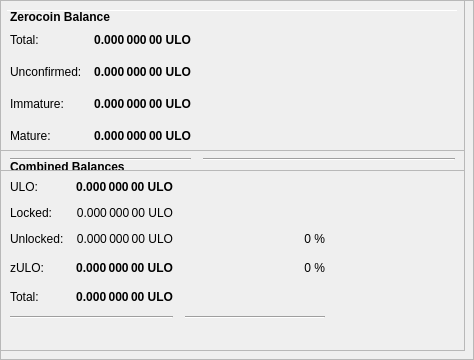
        <widget class="QFrame" name="frameObfuscation">
         <property name="minimumSize">
          <size>
           <width>0</width>
           <height>350</height>
          </size>
         </property>
         <property name="layoutDirection">
          <enum>Qt::LeftToRight</enum>
         </property>
         <property name="frameShape">
          <enum>QFrame::StyledPanel</enum>
         </property>
         <property name="frameShadow">
          <enum>QFrame::Raised</enum>
         </property>
         <widget class="QPushButton" name="runAutoDenom">
          <property name="geometry">
           <rect>
            <x>251</x>
            <y>17</y>
            <width>1</width>
            <height>1</height>
           </rect>
          </property>
          <property name="palette">
           <palette>
            <active>
             <colorrole role="WindowText">
              <brush brushstyle="SolidPattern">
               <color alpha="255">
                <red>0</red>
                <green>0</green>
                <blue>0</blue>
               </color>
              </brush>
             </colorrole>
             <colorrole role="Button">
              <brush brushstyle="SolidPattern">
               <color alpha="255">
                <red>239</red>
                <green>238</green>
                <blue>238</blue>
               </color>
              </brush>
             </colorrole>
             <colorrole role="Light">
              <brush brushstyle="SolidPattern">
               <color alpha="255">
                <red>255</red>
                <green>255</green>
                <blue>255</blue>
               </color>
              </brush>
             </colorrole>
             <colorrole role="Midlight">
              <brush brushstyle="SolidPattern">
               <color alpha="255">
                <red>247</red>
                <green>246</green>
                <blue>246</blue>
               </color>
              </brush>
             </colorrole>
             <colorrole role="Dark">
              <brush brushstyle="SolidPattern">
               <color alpha="255">
                <red>119</red>
                <green>119</green>
                <blue>119</blue>
               </color>
              </brush>
             </colorrole>
             <colorrole role="Mid">
              <brush brushstyle="SolidPattern">
               <color alpha="255">
                <red>159</red>
                <green>159</green>
                <blue>159</blue>
               </color>
              </brush>
             </colorrole>
             <colorrole role="Text">
              <brush brushstyle="SolidPattern">
               <color alpha="255">
                <red>0</red>
                <green>0</green>
                <blue>0</blue>
               </color>
              </brush>
             </colorrole>
             <colorrole role="BrightText">
              <brush brushstyle="SolidPattern">
               <color alpha="255">
                <red>255</red>
                <green>255</green>
                <blue>255</blue>
               </color>
              </brush>
             </colorrole>
             <colorrole role="ButtonText">
              <brush brushstyle="SolidPattern">
               <color alpha="255">
                <red>0</red>
                <green>0</green>
                <blue>0</blue>
               </color>
              </brush>
             </colorrole>
             <colorrole role="Base">
              <brush brushstyle="SolidPattern">
               <color alpha="255">
                <red>255</red>
                <green>255</green>
                <blue>255</blue>
               </color>
              </brush>
             </colorrole>
             <colorrole role="Window">
              <brush brushstyle="SolidPattern">
               <color alpha="255">
                <red>239</red>
                <green>238</green>
                <blue>238</blue>
               </color>
              </brush>
             </colorrole>
             <colorrole role="Shadow">
              <brush brushstyle="SolidPattern">
               <color alpha="255">
                <red>0</red>
                <green>0</green>
                <blue>0</blue>
               </color>
              </brush>
             </colorrole>
             <colorrole role="AlternateBase">
              <brush brushstyle="SolidPattern">
               <color alpha="255">
                <red>247</red>
                <green>246</green>
                <blue>246</blue>
               </color>
              </brush>
             </colorrole>
             <colorrole role="ToolTipBase">
              <brush brushstyle="SolidPattern">
               <color alpha="255">
                <red>255</red>
                <green>255</green>
                <blue>220</blue>
               </color>
              </brush>
             </colorrole>
             <colorrole role="ToolTipText">
              <brush brushstyle="SolidPattern">
               <color alpha="255">
                <red>0</red>
                <green>0</green>
                <blue>0</blue>
               </color>
              </brush>
             </colorrole>
            </active>
            <inactive>
             <colorrole role="WindowText">
              <brush brushstyle="SolidPattern">
               <color alpha="255">
                <red>0</red>
                <green>0</green>
                <blue>0</blue>
               </color>
              </brush>
             </colorrole>
             <colorrole role="Button">
              <brush brushstyle="SolidPattern">
               <color alpha="255">
                <red>239</red>
                <green>238</green>
                <blue>238</blue>
               </color>
              </brush>
             </colorrole>
             <colorrole role="Light">
              <brush brushstyle="SolidPattern">
               <color alpha="255">
                <red>255</red>
                <green>255</green>
                <blue>255</blue>
               </color>
              </brush>
             </colorrole>
             <colorrole role="Midlight">
              <brush brushstyle="SolidPattern">
               <color alpha="255">
                <red>247</red>
                <green>246</green>
                <blue>246</blue>
               </color>
              </brush>
             </colorrole>
             <colorrole role="Dark">
              <brush brushstyle="SolidPattern">
               <color alpha="255">
                <red>119</red>
                <green>119</green>
                <blue>119</blue>
               </color>
              </brush>
             </colorrole>
             <colorrole role="Mid">
              <brush brushstyle="SolidPattern">
               <color alpha="255">
                <red>159</red>
                <green>159</green>
                <blue>159</blue>
               </color>
              </brush>
             </colorrole>
             <colorrole role="Text">
              <brush brushstyle="SolidPattern">
               <color alpha="255">
                <red>0</red>
                <green>0</green>
                <blue>0</blue>
               </color>
              </brush>
             </colorrole>
             <colorrole role="BrightText">
              <brush brushstyle="SolidPattern">
               <color alpha="255">
                <red>255</red>
                <green>255</green>
                <blue>255</blue>
               </color>
              </brush>
             </colorrole>
             <colorrole role="ButtonText">
              <brush brushstyle="SolidPattern">
               <color alpha="255">
                <red>0</red>
                <green>0</green>
                <blue>0</blue>
               </color>
              </brush>
             </colorrole>
             <colorrole role="Base">
              <brush brushstyle="SolidPattern">
               <color alpha="255">
                <red>255</red>
                <green>255</green>
                <blue>255</blue>
               </color>
              </brush>
             </colorrole>
             <colorrole role="Window">
              <brush brushstyle="SolidPattern">
               <color alpha="255">
                <red>239</red>
                <green>238</green>
                <blue>238</blue>
               </color>
              </brush>
             </colorrole>
             <colorrole role="Shadow">
              <brush brushstyle="SolidPattern">
               <color alpha="255">
                <red>0</red>
                <green>0</green>
                <blue>0</blue>
               </color>
              </brush>
             </colorrole>
             <colorrole role="AlternateBase">
              <brush brushstyle="SolidPattern">
               <color alpha="255">
                <red>247</red>
                <green>246</green>
                <blue>246</blue>
               </color>
              </brush>
             </colorrole>
             <colorrole role="ToolTipBase">
              <brush brushstyle="SolidPattern">
               <color alpha="255">
                <red>255</red>
                <green>255</green>
                <blue>220</blue>
               </color>
              </brush>
             </colorrole>
             <colorrole role="ToolTipText">
              <brush brushstyle="SolidPattern">
               <color alpha="255">
                <red>0</red>
                <green>0</green>
                <blue>0</blue>
               </color>
              </brush>
             </colorrole>
            </inactive>
            <disabled>
             <colorrole role="WindowText">
              <brush brushstyle="SolidPattern">
               <color alpha="255">
                <red>119</red>
                <green>119</green>
                <blue>119</blue>
               </color>
              </brush>
             </colorrole>
             <colorrole role="Button">
              <brush brushstyle="SolidPattern">
               <color alpha="255">
                <red>239</red>
                <green>238</green>
                <blue>238</blue>
               </color>
              </brush>
             </colorrole>
             <colorrole role="Light">
              <brush brushstyle="SolidPattern">
               <color alpha="255">
                <red>255</red>
                <green>255</green>
                <blue>255</blue>
               </color>
              </brush>
             </colorrole>
             <colorrole role="Midlight">
              <brush brushstyle="SolidPattern">
               <color alpha="255">
                <red>247</red>
                <green>246</green>
                <blue>246</blue>
               </color>
              </brush>
             </colorrole>
             <colorrole role="Dark">
              <brush brushstyle="SolidPattern">
               <color alpha="255">
                <red>119</red>
                <green>119</green>
                <blue>119</blue>
               </color>
              </brush>
             </colorrole>
             <colorrole role="Mid">
              <brush brushstyle="SolidPattern">
               <color alpha="255">
                <red>159</red>
                <green>159</green>
                <blue>159</blue>
               </color>
              </brush>
             </colorrole>
             <colorrole role="Text">
              <brush brushstyle="SolidPattern">
               <color alpha="255">
                <red>119</red>
                <green>119</green>
                <blue>119</blue>
               </color>
              </brush>
             </colorrole>
             <colorrole role="BrightText">
              <brush brushstyle="SolidPattern">
               <color alpha="255">
                <red>255</red>
                <green>255</green>
                <blue>255</blue>
               </color>
              </brush>
             </colorrole>
             <colorrole role="ButtonText">
              <brush brushstyle="SolidPattern">
               <color alpha="255">
                <red>119</red>
                <green>119</green>
                <blue>119</blue>
               </color>
              </brush>
             </colorrole>
             <colorrole role="Base">
              <brush brushstyle="SolidPattern">
               <color alpha="255">
                <red>239</red>
                <green>238</green>
                <blue>238</blue>
               </color>
              </brush>
             </colorrole>
             <colorrole role="Window">
              <brush brushstyle="SolidPattern">
               <color alpha="255">
                <red>239</red>
                <green>238</green>
                <blue>238</blue>
               </color>
              </brush>
             </colorrole>
             <colorrole role="Shadow">
              <brush brushstyle="SolidPattern">
               <color alpha="255">
                <red>0</red>
                <green>0</green>
                <blue>0</blue>
               </color>
              </brush>
             </colorrole>
             <colorrole role="AlternateBase">
              <brush brushstyle="SolidPattern">
               <color alpha="255">
                <red>239</red>
                <green>238</green>
                <blue>238</blue>
               </color>
              </brush>
             </colorrole>
             <colorrole role="ToolTipBase">
              <brush brushstyle="SolidPattern">
               <color alpha="255">
                <red>255</red>
                <green>255</green>
                <blue>220</blue>
               </color>
              </brush>
             </colorrole>
             <colorrole role="ToolTipText">
              <brush brushstyle="SolidPattern">
               <color alpha="255">
                <red>0</red>
                <green>0</green>
                <blue>0</blue>
               </color>
              </brush>
             </colorrole>
            </disabled>
           </palette>
          </property>
          <property name="focusPolicy">
           <enum>Qt::NoFocus</enum>
          </property>
          <property name="autoFillBackground">
           <bool>true</bool>
          </property>
          <property name="text">
           <string/>
          </property>
          <property name="flat">
           <bool>true</bool>
          </property>
         </widget>
         <widget class="Line" name="line">
          <property name="geometry">
           <rect>
            <x>7</x>
            <y>10</y>
            <width>451</width>
            <height>1</height>
           </rect>
          </property>
          <property name="orientation">
           <enum>Qt::Horizontal</enum>
          </property>
         </widget>
         <widget class="QFrame" name="frame_3">
          <property name="geometry">
           <rect>
            <x>0</x>
            <y>150</y>
            <width>465</width>
            <height>201</height>
           </rect>
          </property>
          <property name="frameShape">
           <enum>QFrame::StyledPanel</enum>
          </property>
          <property name="frameShadow">
           <enum>QFrame::Raised</enum>
          </property>
          <layout class="QVBoxLayout" name="verticalLayout_5">
           <item>
            <layout class="QHBoxLayout" name="horizontalLayout_5" stretch="0">
             <item>
              <widget class="QLabel" name="label_5z">
               <property name="maximumSize">
                <size>
                 <width>16777215</width>
                 <height>20</height>
                </size>
               </property>
               <property name="font">
                <font>
                 <weight>75</weight>
                 <bold>true</bold>
                </font>
               </property>
               <property name="toolTip">
                <string>Combined Balances (including unconfirmed and immature coins)</string>
               </property>
               <property name="text">
                <string>&lt;html&gt;&lt;head/&gt;&lt;body&gt;&lt;p&gt;Combined Balances&lt;/p&gt;&lt;/body&gt;&lt;/html&gt;</string>
               </property>
              </widget>
             </item>
            </layout>
           </item>
           <item>
            <layout class="QGridLayout" name="gridLayout_3">
             <property name="spacing">
              <number>12</number>
             </property>
             <item row="7" column="0" colspan="2">
              <widget class="Line" name="lineSpendableBalance_3">
               <property name="orientation">
                <enum>Qt::Horizontal</enum>
               </property>
              </widget>
             </item>
             <item row="7" column="2">
              <widget class="Line" name="lineWatchBalance_3">
               <property name="sizePolicy">
                <sizepolicy hsizetype="Preferred" vsizetype="Fixed">
                 <horstretch>0</horstretch>
                 <verstretch>0</verstretch>
                </sizepolicy>
               </property>
               <property name="minimumSize">
                <size>
                 <width>140</width>
                 <height>0</height>
                </size>
               </property>
               <property name="orientation">
                <enum>Qt::Horizontal</enum>
               </property>
              </widget>
             </item>
             <item row="4" column="1">
              <widget class="QLabel" name="labelzBalancez">
               <property name="font">
                <font>
                 <weight>75</weight>
                 <bold>true</bold>
                </font>
               </property>
               <property name="cursor">
                <cursorShape>IBeamCursor</cursorShape>
               </property>
               <property name="toolTip">
                <string>Total of transactions that have yet to be confirmed, and do not yet count toward the spendable balance</string>
               </property>
               <property name="text">
                <string notr="true">0.000 000 00 ULO</string>
               </property>
               <property name="alignment">
                <set>Qt::AlignRight|Qt::AlignTrailing|Qt::AlignVCenter</set>
               </property>
               <property name="textInteractionFlags">
                <set>Qt::LinksAccessibleByMouse|Qt::TextSelectableByKeyboard|Qt::TextSelectableByMouse</set>
               </property>
              </widget>
             </item>
             <item row="6" column="1">
              <widget class="QLabel" name="labelTotalz">
               <property name="font">
                <font>
                 <weight>75</weight>
                 <bold>true</bold>
                </font>
               </property>
               <property name="cursor">
                <cursorShape>IBeamCursor</cursorShape>
               </property>
               <property name="toolTip">
                <string>Total Balance, including unconfirmed and immature coins.</string>
               </property>
               <property name="text">
                <string notr="true">0.000 000 00 ULO</string>
               </property>
               <property name="alignment">
                <set>Qt::AlignRight|Qt::AlignTrailing|Qt::AlignVCenter</set>
               </property>
               <property name="textInteractionFlags">
                <set>Qt::LinksAccessibleByMouse|Qt::TextSelectableByKeyboard|Qt::TextSelectableByMouse</set>
               </property>
              </widget>
             </item>
             <item row="4" column="3">
              <spacer name="horizontalSpacer_6">
               <property name="orientation">
                <enum>Qt::Horizontal</enum>
               </property>
               <property name="sizeHint" stdset="0">
                <size>
                 <width>40</width>
                 <height>20</height>
                </size>
               </property>
              </spacer>
             </item>
             <item row="6" column="0">
              <widget class="QLabel" name="labelTotalTextz">
               <property name="text">
                <string>Total:</string>
               </property>
              </widget>
             </item>
             <item row="1" column="0">
              <widget class="QLabel" name="labelBalanceTextz">
               <property name="text">
                <string>ULO:</string>
               </property>
              </widget>
             </item>
             <item row="1" column="1">
              <widget class="QLabel" name="labelBalancez">
               <property name="font">
                <font>
                 <weight>75</weight>
                 <bold>true</bold>
                </font>
               </property>
               <property name="cursor">
                <cursorShape>IBeamCursor</cursorShape>
               </property>
               <property name="toolTip">
                <string>Your current spendable balance</string>
               </property>
               <property name="text">
                <string notr="true">0.000 000 00 ULO</string>
               </property>
               <property name="alignment">
                <set>Qt::AlignRight|Qt::AlignTrailing|Qt::AlignVCenter</set>
               </property>
               <property name="textInteractionFlags">
                <set>Qt::LinksAccessibleByMouse|Qt::TextSelectableByKeyboard|Qt::TextSelectableByMouse</set>
               </property>
              </widget>
             </item>
             <item row="4" column="0">
              <widget class="QLabel" name="labelzBalanceTextz">
               <property name="toolTip">
                <string/>
               </property>
               <property name="text">
                <string>zULO:</string>
               </property>
              </widget>
             </item>
             <item row="4" column="2">
              <widget class="QLabel" name="labelzULOPercent">
               <property name="toolTip">
                <string>Current percentage of zULO.
If AutoMint is enabled this percentage will settle around the configured AutoMint percentage (default = 10%)</string>
               </property>
               <property name="text">
                <string>0 %</string>
               </property>
               <property name="alignment">
                <set>Qt::AlignRight|Qt::AlignTrailing|Qt::AlignVCenter</set>
               </property>
              </widget>
             </item>
             <item row="6" column="2">
              <widget class="QLabel" name="label100Percent">
               <property name="text">
                <string/>
               </property>
               <property name="alignment">
                <set>Qt::AlignRight|Qt::AlignTrailing|Qt::AlignVCenter</set>
               </property>
              </widget>
             </item>
             <item row="2" column="1">
              <widget class="QLabel" name="labelLockedBalance">
               <property name="toolTip">
                <string>Locked ULO or Masternode collaterals. These are excluded from zULO minting.</string>
               </property>
               <property name="text">
                <string>0.000 000 00 ULO</string>
               </property>
               <property name="alignment">
                <set>Qt::AlignRight|Qt::AlignTrailing|Qt::AlignVCenter</set>
               </property>
              </widget>
             </item>
             <item row="2" column="0">
              <widget class="QLabel" name="labelLockedBalanceText">
               <property name="toolTip">
                <string>Locked ULO or Masternode collaterals. These are excluded from zULO minting.</string>
               </property>
               <property name="text">
                <string>Locked:</string>
               </property>
              </widget>
             </item>
             <item row="3" column="0">
              <widget class="QLabel" name="labelUnLockedBalanceText">
               <property name="toolTip">
                <string>Unlocked ULOs. These can be used for zULO minting.</string>
               </property>
               <property name="text">
                <string>Unlocked:</string>
               </property>
              </widget>
             </item>
             <item row="3" column="1">
              <widget class="QLabel" name="labelUnLockedBalance">
               <property name="toolTip">
                <string>Unlocked ULOs. These can be used for zULO minting.</string>
               </property>
               <property name="text">
                <string>0.000 000 00 ULO</string>
               </property>
               <property name="alignment">
                <set>Qt::AlignRight|Qt::AlignTrailing|Qt::AlignVCenter</set>
               </property>
              </widget>
             </item>
             <item row="3" column="2">
              <widget class="QLabel" name="labelULOPercent">
               <property name="text">
                <string>0 %</string>
               </property>
               <property name="alignment">
                <set>Qt::AlignRight|Qt::AlignTrailing|Qt::AlignVCenter</set>
               </property>
              </widget>
             </item>
            </layout>
           </item>
           <item>
            <spacer name="verticalSpacer">
             <property name="orientation">
              <enum>Qt::Vertical</enum>
             </property>
             <property name="sizeHint" stdset="0">
              <size>
               <width>20</width>
               <height>40</height>
              </size>
             </property>
            </spacer>
           </item>
          </layout>
         </widget>
         <widget class="QFrame" name="frame_4">
          <property name="geometry">
           <rect>
            <x>0</x>
            <y>0</y>
            <width>465</width>
            <height>171</height>
           </rect>
          </property>
          <property name="frameShape">
           <enum>QFrame::StyledPanel</enum>
          </property>
          <property name="frameShadow">
           <enum>QFrame::Raised</enum>
          </property>
          <layout class="QVBoxLayout" name="verticalLayout_7">
           <item>
            <layout class="QHBoxLayout" name="horizontalLayout_8" stretch="0">
             <item>
              <widget class="QLabel" name="label_5z_3">
               <property name="maximumSize">
                <size>
                 <width>16777215</width>
                 <height>20</height>
                </size>
               </property>
               <property name="font">
                <font>
                 <weight>75</weight>
                 <bold>true</bold>
                </font>
               </property>
               <property name="text">
                <string>Zerocoin Balance</string>
               </property>
              </widget>
             </item>
            </layout>
           </item>
           <item>
            <layout class="QGridLayout" name="gridLayout_5">
             <property name="spacing">
              <number>12</number>
             </property>
             <item row="4" column="0">
              <widget class="QLabel" name="labelzBalanceMatureText">
               <property name="toolTip">
                <string>Mature: more than 20 confirmation and more than 3 mints of the same denomination after it was minted.
These zULO are spendable.</string>
               </property>
               <property name="text">
                <string>Mature:</string>
               </property>
              </widget>
             </item>
             <item row="5" column="0" colspan="2">
              <widget class="Line" name="lineSpendableBalance_5">
               <property name="orientation">
                <enum>Qt::Horizontal</enum>
               </property>
              </widget>
             </item>
             <item row="1" column="1">
              <widget class="QLabel" name="labelzBalance">
               <property name="font">
                <font>
                 <weight>75</weight>
                 <bold>true</bold>
                </font>
               </property>
               <property name="cursor">
                <cursorShape>IBeamCursor</cursorShape>
               </property>
               <property name="toolTip">
                <string>All available zULO, unconfirmed and immature zULO included.</string>
               </property>
               <property name="text">
                <string notr="true">0.000 000 00 ULO</string>
               </property>
               <property name="alignment">
                <set>Qt::AlignRight|Qt::AlignTrailing|Qt::AlignVCenter</set>
               </property>
               <property name="textInteractionFlags">
                <set>Qt::LinksAccessibleByMouse|Qt::TextSelectableByKeyboard|Qt::TextSelectableByMouse</set>
               </property>
              </widget>
             </item>
             <item row="5" column="2">
              <widget class="Line" name="lineWatchBalance_5">
               <property name="sizePolicy">
                <sizepolicy hsizetype="Preferred" vsizetype="Fixed">
                 <horstretch>0</horstretch>
                 <verstretch>0</verstretch>
                </sizepolicy>
               </property>
               <property name="minimumSize">
                <size>
                 <width>140</width>
                 <height>0</height>
                </size>
               </property>
               <property name="orientation">
                <enum>Qt::Horizontal</enum>
               </property>
              </widget>
             </item>
             <item row="1" column="0">
              <widget class="QLabel" name="labelzBalanceText">
               <property name="toolTip">
                <string>All available zULO, unconfirmed and immature zULO included.</string>
               </property>
               <property name="text">
                <string>Total:</string>
               </property>
              </widget>
             </item>
             <item row="1" column="2">
              <spacer name="horizontalSpacer_8">
               <property name="orientation">
                <enum>Qt::Horizontal</enum>
               </property>
               <property name="sizeHint" stdset="0">
                <size>
                 <width>40</width>
                 <height>20</height>
                </size>
               </property>
              </spacer>
             </item>
             <item row="4" column="2">
              <spacer name="horizontalSpacer_4">
               <property name="orientation">
                <enum>Qt::Horizontal</enum>
               </property>
               <property name="sizeHint" stdset="0">
                <size>
                 <width>40</width>
                 <height>20</height>
                </size>
               </property>
              </spacer>
             </item>
             <item row="4" column="1">
              <widget class="QLabel" name="labelzBalanceMature">
               <property name="font">
                <font>
                 <weight>75</weight>
                 <bold>true</bold>
                </font>
               </property>
               <property name="toolTip">
                <string>Mature: more than 20 confirmation and more than 3 mints of the same denomination after it was minted.
These zULO are spendable.</string>
               </property>
               <property name="text">
                <string>0.000 000 00 ULO</string>
               </property>
               <property name="alignment">
                <set>Qt::AlignRight|Qt::AlignTrailing|Qt::AlignVCenter</set>
               </property>
              </widget>
             </item>
             <item row="2" column="0">
              <widget class="QLabel" name="labelzBalanceUnconfirmedText">
               <property name="toolTip">
                <string>Unconfirmed: less than 20 confirmations
Immature: confirmed, but less than 3 mints of the same denomination after it was minted</string>
               </property>
               <property name="text">
                <string>Unconfirmed:</string>
               </property>
              </widget>
             </item>
             <item row="2" column="1">
              <widget class="QLabel" name="labelzBalanceUnconfirmed">
               <property name="font">
                <font>
                 <weight>75</weight>
                 <bold>true</bold>
                </font>
               </property>
               <property name="toolTip">
                <string>Unconfirmed: less than 20 confirmations
Immature: confirmed, but less than 3 mints of the same denomination after it was minted</string>
               </property>
               <property name="text">
                <string>0.000 000 00 ULO</string>
               </property>
               <property name="alignment">
                <set>Qt::AlignRight|Qt::AlignTrailing|Qt::AlignVCenter</set>
               </property>
              </widget>
             </item>
             <item row="2" column="2">
              <spacer name="horizontalSpacer_5">
               <property name="orientation">
                <enum>Qt::Horizontal</enum>
               </property>
               <property name="sizeHint" stdset="0">
                <size>
                 <width>40</width>
                 <height>20</height>
                </size>
               </property>
              </spacer>
             </item>
             <item row="3" column="0">
              <widget class="QLabel" name="labelzBalanceImmatureText">
               <property name="toolTip">
                <string>Unconfirmed: less than 20 confirmations
Immature: confirmed, but less than 3 mints of the same denomination after it was minted</string>
               </property>
               <property name="text">
                <string>Immature:</string>
               </property>
              </widget>
             </item>
             <item row="3" column="1">
              <widget class="QLabel" name="labelzBalanceImmature">
               <property name="font">
                <font>
                 <weight>75</weight>
                 <bold>true</bold>
                </font>
               </property>
               <property name="toolTip">
                <string>Unconfirmed: less than 20 confirmations
Immature: confirmed, but less than 3 mints of the same denomination after it was minted</string>
               </property>
               <property name="text">
                <string>0.000 000 00 ULO</string>
               </property>
               <property name="alignment">
                <set>Qt::AlignRight|Qt::AlignTrailing|Qt::AlignVCenter</set>
               </property>
              </widget>
             </item>
             <item row="3" column="2">
              <spacer name="horizontalSpacer_7">
               <property name="orientation">
                <enum>Qt::Horizontal</enum>
               </property>
               <property name="sizeHint" stdset="0">
                <size>
                 <width>40</width>
                 <height>20</height>
                </size>
               </property>
              </spacer>
             </item>
            </layout>
           </item>
          </layout>
         </widget>
        </widget>
